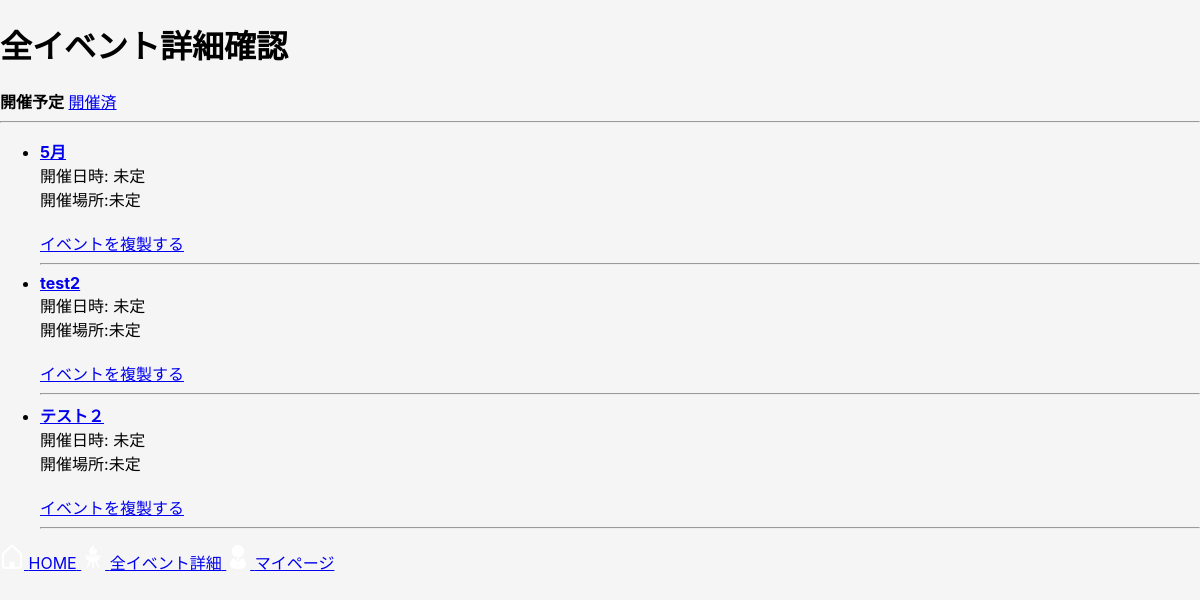
Before: /events/ (signed in) with the older database file.
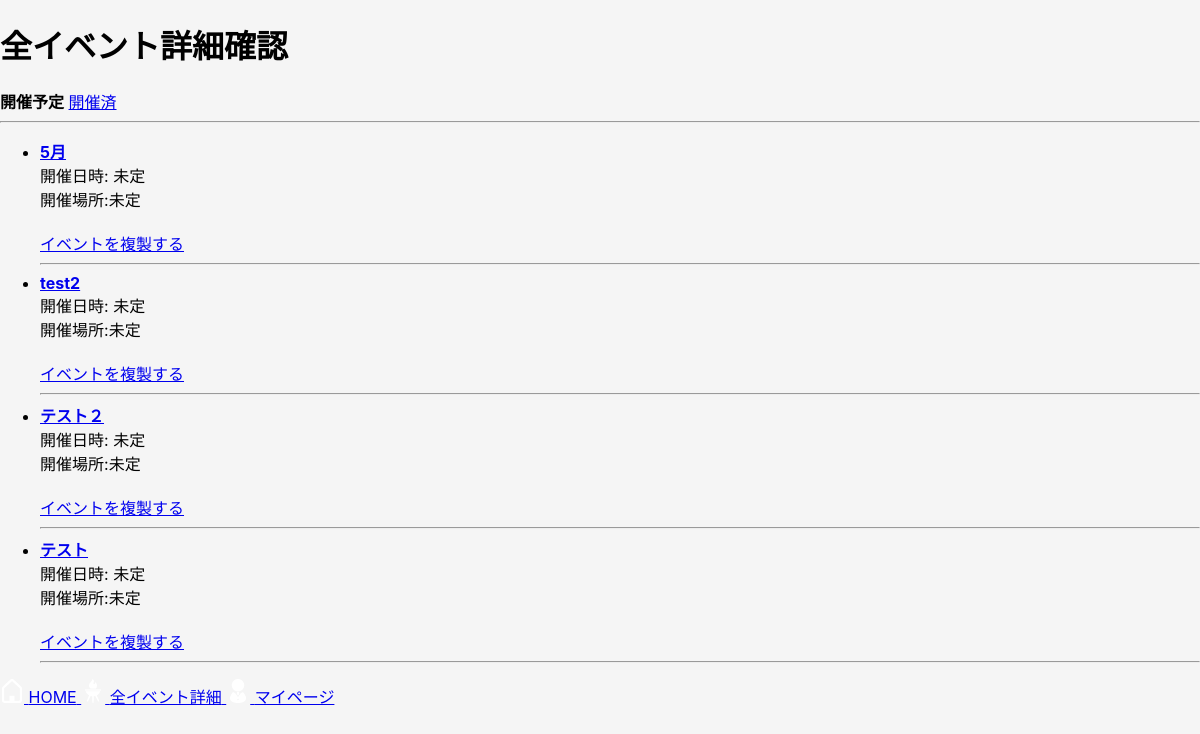
After: the same page with the newer database file.
### bbq_app/models.py (models this page shows, shortened)
class Event(models.Model):
    user = models.ForeignKey(settings.AUTH_USER_MODEL, on_delete=models.CASCADE, related_name="events")
    name = models.CharField("イベント名", max_length=30)
    held_at = models.DateTimeField("開催日時", null=True, blank=True)
    location = models.CharField("開催場所", max_length=50, blank=True)
    created_at = models.DateTimeField("作成日時", auto_now_add=True)
    updated_at = models.DateTimeField("更新日時", auto_now=True)

### bbq_app/views.py (the view)
# urls.py: path("events/", views.event_list, name="event_list"),
@login_required
def event_list(request):
    status = request.GET.get("status", "upcoming")
    now = timezone.now()
    qs = Event.objects.filter(user=request.user)
    if status == "past":
        events = qs.filter(held_at__lt=now).order_by("-held_at")
    else:
        events = qs.filter(Q(held_at__gte=now) | Q(held_at__isnull=True)).order_by("held_at")
    return render(request, "bbq_app/event_list.html",{"events":events,"status":status,})

### bbq_app/templates/bbq_app/event_list.html (shortened to what this page needs)
{% extends "bbq_app/base.html" %}
{% block content %}
<h1>全イベント詳細確認</h1>
<div>
    {% if status == "upcoming" %}
        <strong>開催予定</strong>
    {% else %}
        <a href="{% url 'event_list' %}?status=upcoming">開催予定</a>
    {% endif %}
    {% if status == "past" %}
         <strong>開催済</strong>
    {% else %}
        <a href="{% url 'event_list' %}?status=past">開催済</a>
    {% endif %}
</div>
<hr>
<ul>
{% for event in events %}
    <li>
        <strong>
            <a href="{% url 'item_edit' event.id %}">
                {{event.name}}
            </a>
        </strong><br>
        開催日時:
        {% if event.held_at %}
            {{ event.held_at|date:"Y年m月d日 H:i" }}
        {% else %}
            未定
        {% endif %}
        <br>
        開催場所:{{ event.location|default:"未定" }}
        <br><br>
        <a href="{% url 'event_duplicate' event.id %}">イベントを複製する</a>
        <hr>
        </li>
    {% empty %}
        <li>イベントがありません</li>
    {% endfor %}
    </ul>
    {% endblock %}

Changed rows visible on the page:
added Event: name "テスト", shows "未定", location "未定"
